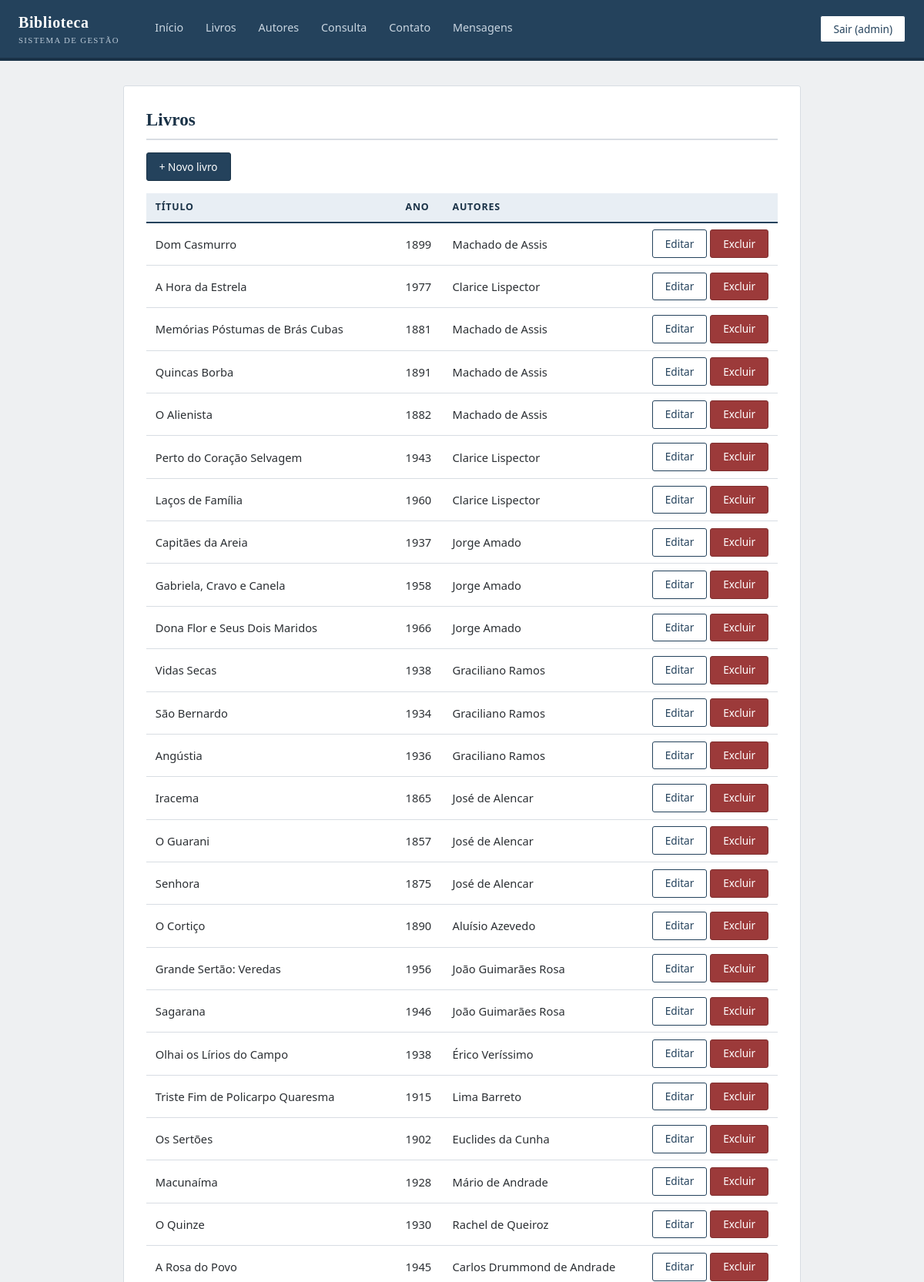
Page /livros/ (signed in, upper part) on the committed database.
### core/models.py (models this page shows, shortened)
class Livro(models.Model):
    titulo = models.CharField(max_length=100)
    ano = models.PositiveIntegerField()
    autores = models.ManyToManyField(Autor, related_name="livros", blank=True)

class Autor(models.Model):
    nome = models.CharField(max_length=100)
    class Meta:
        verbose_name_plural = "Autores"
    def __str__(self):
        return self.nome

### core/views.py (the view)
# urls.py: path("livros/", views.livro_list, name="livro_list"),
@login_required
def livro_list(request):
    return render(request, "core/livro_list.html", {"livros": Livro.objects.prefetch_related("autores")})

### core/templates/core/livro_list.html (shortened to what this page needs)
{% extends "core/base.html" %}
{% block content %}
<div class="card">
  <h1 style="margin-bottom:1rem">Livros</h1>
  <p style="margin-bottom:1rem"><a class="btn" href="{% url 'livro_novo' %}">+ Novo livro</a></p>
  <table>
    <tr><th>Título</th><th>Ano</th><th>Autores</th><th></th></tr>
    {% for livro in livros %}
    <tr>
      <td>{{ livro.titulo }}</td>
      <td>{{ livro.ano }}</td>
      <td>{{ livro.autores.all|join:", " }}</td>
      <td class="actions">
        <a class="btn secondary" href="{% url 'livro_editar' livro.pk %}">Editar</a>
        <a class="btn danger" href="{% url 'livro_excluir' livro.pk %}">Excluir</a>
      </td>
    </tr>
    {% empty %}
    <tr><td colspan="4">Nenhum livro cadastrado.</td></tr>
    {% endfor %}
  </table>
</div>
{% endblock %}

### core/templates/core/base.html (shortened to what this page needs)
<!doctype html>
<html lang="pt-br">
<head>
</head>
<body>
<header>
  <span class="brand">Biblioteca<small>Sistema de Gestão</small></span>
  <nav>
    {% if user.is_authenticated %}
      <a href="{% url 'home' %}">Início</a>
      <a href="{% url 'livro_list' %}">Livros</a>
      <a href="{% url 'autor_list' %}">Autores</a>
      <a href="{% url 'consulta' %}">Consulta</a>
      <a href="{% url 'contato' %}">Contato</a>
      {% if user.is_staff %}<a href="{% url 'mensagens' %}">Mensagens</a>{% endif %}
    {% endif %}
  </nav>
  {% if user.is_authenticated %}
    <form action="{% url 'logout' %}" method="post" class="sair">{% csrf_token %}
      <button class="btn secondary" type="submit">Sair ({{ user.username }})</button>
    </form>
  {% endif %}
</header>
<main>
  {% block content %}{% endblock %}
</main>
</body>
</html>

### core/templates/core/base.html (style rules this page uses)
:root { --azul: #24425c; --azul-escuro: #1a3247; --azul-claro: #e8eef4; --cinza: #5c6670; --borda: #d8dde3; --vermelho: #9c3a3a; --fundo: #eef0f2; }
* { box-sizing: border-box; margin: 0; }
body { font-family: Georgia, "Times New Roman", serif; background: var(--fundo); color: #2b2f33; line-height: 1.5; }
header { background: var(--azul); border-bottom: 4px solid var(--azul-escuro); color: #fff; padding: 0 1.5rem; display: flex; align-items: stretch; gap: 2rem; flex-wrap: wrap; }
header .brand { font-size: 1.25rem; font-weight: 700; letter-spacing: .03em; padding: .9rem 0; }
header .brand small { display: block; font-size: .68rem; font-weight: 400; letter-spacing: .12em; text-transform: uppercase; color: #b9c8d6; }
nav { display: flex; align-items: stretch; }
nav a { color: #c9d5e0; text-decoration: none; padding: 0 .9rem; display: flex; align-items: center; font-family: system-ui, sans-serif; font-size: .9rem; border-bottom: 3px solid transparent; }
.sair { margin-left: auto; align-self: center; }
main { max-width: 920px; margin: 2rem auto 3rem; padding: 0 1.25rem; }
h1 { font-size: 1.45rem; font-weight: 700; color: var(--azul-escuro); border-bottom: 2px solid var(--borda); padding-bottom: .5rem; margin-bottom: 1.2rem; }
.card { background: #fff; border: 1px solid var(--borda); border-radius: 3px; padding: 1.6rem 1.8rem; margin-bottom: 1.2rem; }
table { width: 100%; border-collapse: collapse; font-family: system-ui, sans-serif; font-size: .92rem; }
th, td { text-align: left; padding: .55rem .75rem; border-bottom: 1px solid var(--borda); }
th { background: var(--azul-claro); color: var(--azul-escuro); font-size: .78rem; text-transform: uppercase; letter-spacing: .06em; border-bottom: 2px solid var(--azul); }
.btn { display: inline-block; background: var(--azul); color: #fff; border: 1px solid var(--azul-escuro); border-radius: 3px; padding: .45rem 1rem; text-decoration: none; cursor: pointer; font-family: system-ui, sans-serif; font-size: .85rem; }
.btn.danger { background: var(--vermelho); border-color: #7e2e2e; }
.btn.secondary { background: #fff; color: var(--azul); border-color: var(--azul); }
.actions { white-space: nowrap; text-align: right; }

### rows in the picture
Livro: titulo "Dom Casmurro", ano "1899", autores.all "Machado de Assis"
Livro: titulo "A Hora da Estrela", ano "1977", autores.all "Clarice Lispector"
Livro: titulo "Memórias Póstumas de Brás Cubas", ano "1881", autores.all "Machado de Assis"
Livro: titulo "Quincas Borba", ano "1891", autores.all "Machado de Assis"
Livro: titulo "O Alienista", ano "1882", autores.all "Machado de Assis"
Livro: titulo "Perto do Coração Selvagem", ano "1943", autores.all "Clarice Lispector"
Livro: titulo "Laços de Família", ano "1960", autores.all "Clarice Lispector"
Livro: titulo "Capitães da Areia", ano "1937", autores.all "Jorge Amado"
Livro: titulo "Gabriela, Cravo e Canela", ano "1958", autores.all "Jorge Amado"
Livro: titulo "Dona Flor e Seus Dois Maridos", ano "1966", autores.all "Jorge Amado"
Livro: titulo "Vidas Secas", ano "1938", autores.all "Graciliano Ramos"
Livro: titulo "São Bernardo", ano "1934", autores.all "Graciliano Ramos"
Livro: titulo "Angústia", ano "1936", autores.all "Graciliano Ramos"
Livro: titulo "Iracema", ano "1865", autores.all "José de Alencar"
Livro: titulo "O Guarani", ano "1857", autores.all "José de Alencar"
Livro: titulo "Senhora", ano "1875", autores.all "José de Alencar"
Livro: titulo "O Cortiço", ano "1890", autores.all "Aluísio Azevedo"
Livro: titulo "Grande Sertão: Veredas", ano "1956", autores.all "João Guimarães Rosa"
Livro: titulo "Sagarana", ano "1946", autores.all "João Guimarães Rosa"
Livro: titulo "Olhai os Lírios do Campo", ano "1938", autores.all "Érico Veríssimo"
Livro: titulo "Triste Fim de Policarpo Quaresma", ano "1915", autores.all "Lima Barreto"
Livro: titulo "Os Sertões", ano "1902", autores.all "Euclides da Cunha"
Livro: titulo "Macunaíma", ano "1928", autores.all "Mário de Andrade"
Livro: titulo "O Quinze", ano "1930", autores.all "Rachel de Queiroz"
Livro: titulo "A Rosa do Povo", ano "1945", autores.all "Carlos Drummond de Andrade"

### other values in the picture
{{ user.username }} "admin"
